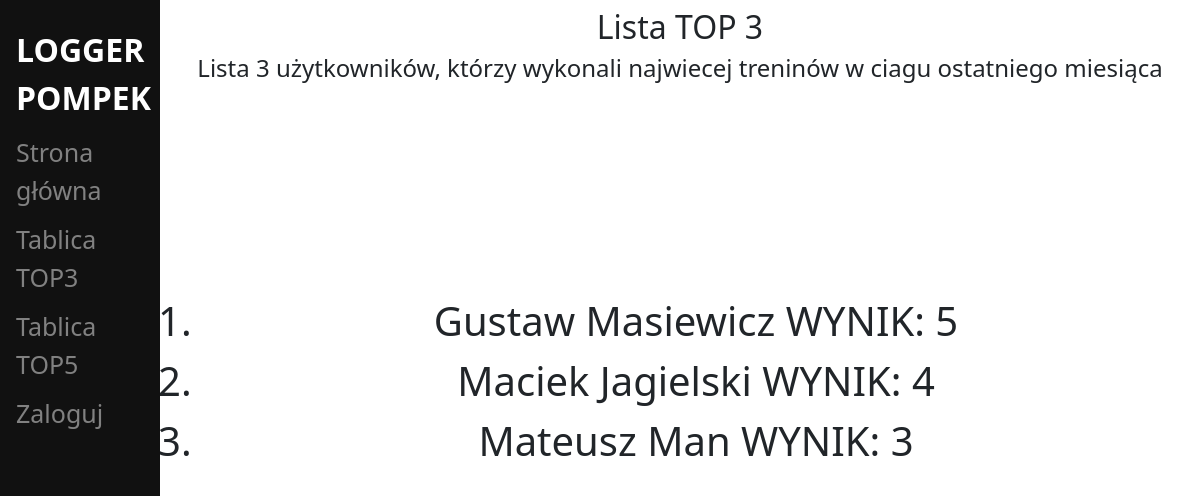
The page /top3/ on the database its author committed.
### main/models.py (models this page shows, shortened)
class Person(models.Model):
    user = models.OneToOneField(User, on_delete=models.CASCADE, null=True)
    name = models.CharField(max_length=30)
    surname = models.CharField(max_length=30)
    nickname = models.CharField(max_length=30, blank=True)
    age = models.IntegerField(default=0)

### main/views.py (the view)
# urls.py: path("top3/", views.viewtop3, name="top3"),
def viewtop3(request):
    top3_list = Pushup.objects.filter(date__gte=dt.date.today()-dt.timedelta(days=30)).values('user__person__name', 'user__person__surname').annotate(totalseries=Count('pushups')).order_by('-totalseries')[:3]
    return render(request, 'main/top3.html', {'top3_list': top3_list})

### main/templates/main/top3.html (shortened to what this page needs)
{% extends 'main/base.html' %}
{% block content%}
<h2><center>Lista TOP 3 </center></h2>
<h4><center>Lista 3 użytkowników, którzy wykonali najwiecej treninów w ciagu ostatniego miesiąca </center></h4>
<ol style="font-size:40px; position:relative; top:200px"><center>
    {% for position in top3_list %}
        <li><td>{{position.user__person__name}}</td> <td>{{position.user__person__surname}}</td>   WYNIK: <td>{{position.totalseries}}</td></li>
    {% endfor %}
</center></ol>
{% endblock%}

### rows shown on the page
Person: user__person__name "Gustaw", user__person__surname "Masiewicz", totalseries "5"
Person: user__person__name "Maciek", user__person__surname "Jagielski", totalseries "4"
Person: user__person__name "Mateusz", user__person__surname "Man", totalseries "3"
